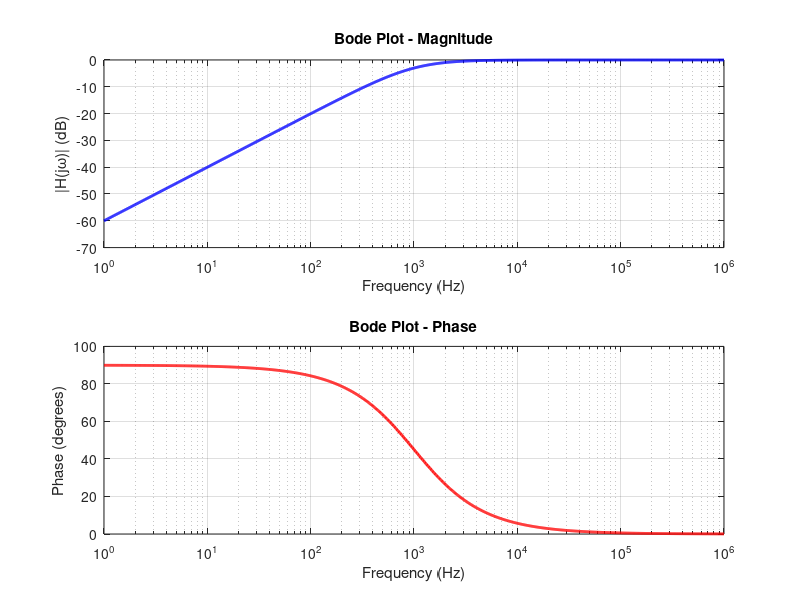

Source code (MATLAB):
clear; clc; close all;

% Given values
R = 1000;        % Resistance in ohms
L = 159e-3;      % Inductance in Henry
f = logspace(0, 6, 1000); % Frequency range from 1 Hz to 1 MHz (log scale)
omega = 2 * pi * f;  % Angular frequency

% Transfer function
H = (1j * L * omega) ./ (R + 1j * L * omega);

% Magnitude and phase
magH = abs(H);
magH_dB = 20 * log10(magH);
phaseH = angle(H) * (180 / pi);  % Convert to degrees

% Plot Bode Diagram
figure;
subplot(2,1,1);
semilogx(f, magH_dB, 'b', 'LineWidth', 2);
grid on;
xlabel('Frequency (Hz)');
ylabel('|H(j\omega)| (dB)');
title('Bode Plot - Magnitude');

subplot(2,1,2);
semilogx(f, phaseH, 'r', 'LineWidth', 2);
grid on;
xlabel('Frequency (Hz)');
ylabel('Phase (degrees)');
title('Bode Plot - Phase');

% Print values at 100 Hz, 1 kHz, 10 kHz
disp('Frequency | Magnitude (dB) | Phase (degrees)');
disp([100, 20*log10(abs((1j*L*2*pi*100)/(R + 1j*L*2*pi*100))), angle((1j*L*2*pi*100)/(R + 1j*L*2*pi*100)) * (180/pi)]);
disp([1000, 20*log10(abs((1j*L*2*pi*1000)/(R + 1j*L*2*pi*1000))), angle((1j*L*2*pi*1000)/(R + 1j*L*2*pi*1000)) * (180/pi)]);
disp([10000, 20*log10(abs((1j*L*2*pi*10000)/(R + 1j*L*2*pi*10000))), angle((1j*L*2*pi*10000)/(R + 1j*L*2*pi*10000)) * (180/pi)]);
